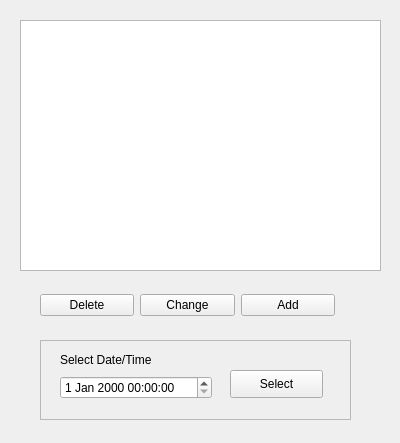
<?xml version="1.0" encoding="UTF-8"?>
<ui version="4.0">
 <class>Form</class>
 <widget class="QWidget" name="Form">
  <property name="geometry">
   <rect>
    <x>0</x>
    <y>0</y>
    <width>400</width>
    <height>443</height>
   </rect>
  </property>
  <property name="windowTitle">
   <string>BookIt</string>
  </property>
  <widget class="QTableWidget" name="tableWidget">
   <property name="geometry">
    <rect>
     <x>20</x>
     <y>20</y>
     <width>361</width>
     <height>251</height>
    </rect>
   </property>
  </widget>
  <widget class="QFrame" name="frame">
   <property name="geometry">
    <rect>
     <x>40</x>
     <y>340</y>
     <width>311</width>
     <height>80</height>
    </rect>
   </property>
   <property name="frameShape">
    <enum>QFrame::StyledPanel</enum>
   </property>
   <property name="frameShadow">
    <enum>QFrame::Raised</enum>
   </property>
   <widget class="QPushButton" name="select_btn">
    <property name="geometry">
     <rect>
      <x>190</x>
      <y>30</y>
      <width>93</width>
      <height>28</height>
     </rect>
    </property>
    <property name="text">
     <string>Select</string>
    </property>
   </widget>
   <widget class="QWidget" name="">
    <property name="geometry">
     <rect>
      <x>20</x>
      <y>10</y>
      <width>152</width>
      <height>49</height>
     </rect>
    </property>
    <layout class="QVBoxLayout" name="verticalLayout">
     <item>
      <widget class="QLabel" name="label">
       <property name="text">
        <string>Select Date/Time</string>
       </property>
      </widget>
     </item>
     <item>
      <widget class="QDateTimeEdit" name="dateTimeEdit"/>
     </item>
    </layout>
   </widget>
  </widget>
  <widget class="QWidget" name="">
   <property name="geometry">
    <rect>
     <x>40</x>
     <y>290</y>
     <width>295</width>
     <height>30</height>
    </rect>
   </property>
   <layout class="QHBoxLayout" name="horizontalLayout">
    <item>
     <widget class="QPushButton" name="delete_btn">
      <property name="text">
       <string>Delete</string>
      </property>
     </widget>
    </item>
    <item>
     <widget class="QPushButton" name="change_btn">
      <property name="text">
       <string>Change</string>
      </property>
     </widget>
    </item>
    <item>
     <widget class="QPushButton" name="add_btn">
      <property name="text">
       <string>Add</string>
      </property>
     </widget>
    </item>
   </layout>
  </widget>
 </widget>
 <resources/>
 <connections/>
</ui>
